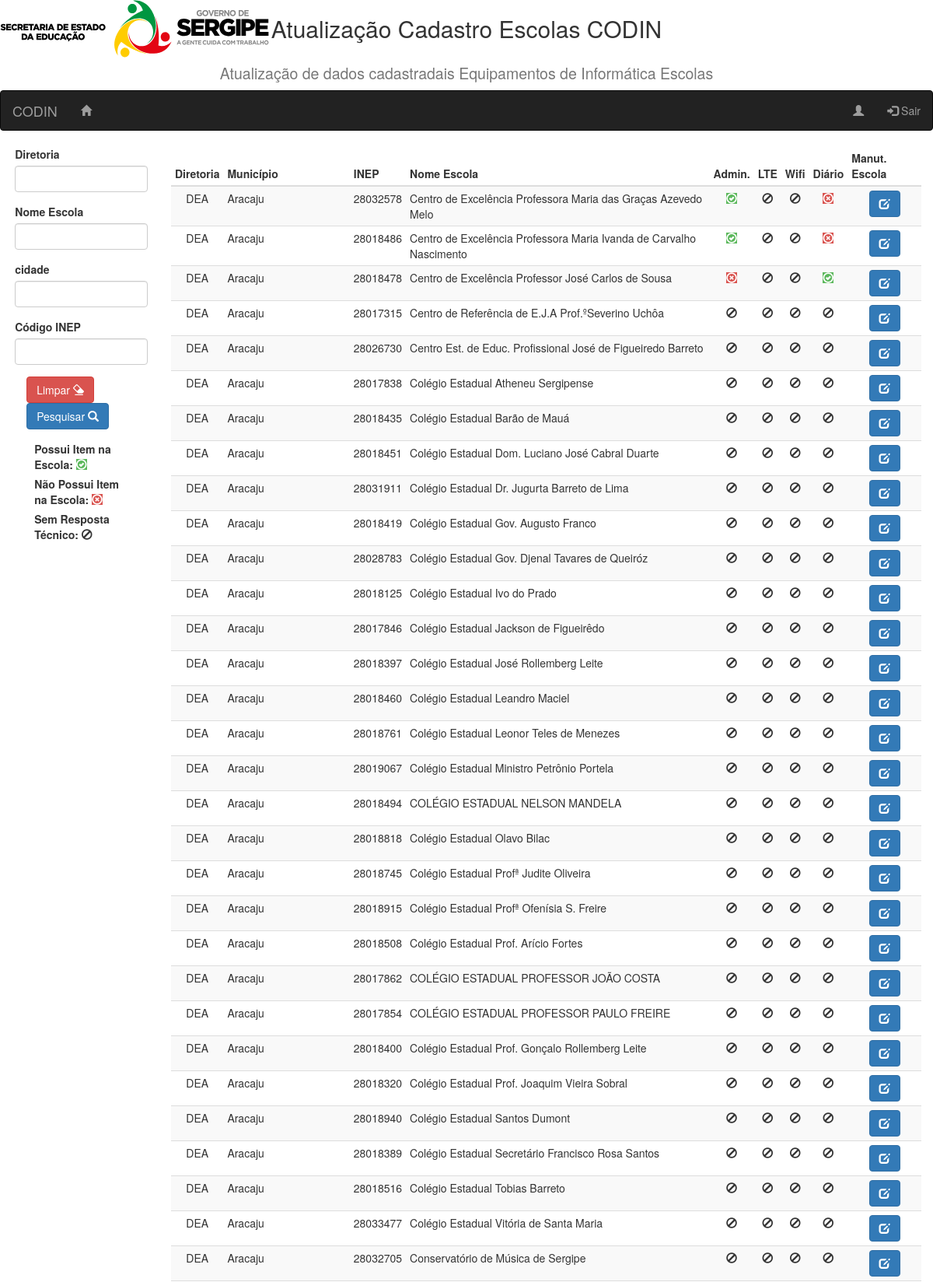
The app's page /home/index.php (upper part) with its own data.
### tables this page shows
CREATE TABLE `escolas_cadastro` (
  `codigo_escola` int(11) NOT NULL AUTO_INCREMENT,
  `codigo_mec` varchar(45) NOT NULL,
  `nome` varchar(255) NOT NULL,
  `municipio` varchar(255) NOT NULL,
  `diretoria` varchar(45) NOT NULL,
  `usuario_ult_edi` varchar(45) DEFAULT NULL,
  `data_ult_edi` datetime DEFAULT NULL,
  `administrativo` int(11) NOT NULL DEFAULT '2' COMMENT 'Opção 2 Default não Respondeu',
  `diario` int(11) NOT NULL DEFAULT '2' COMMENT 'Opção 2 Default não Respondeu',
  `laboratorio` int(11) NOT NULL DEFAULT '2' COMMENT 'Opção 2 Default não Respondeu',
  `wifi` int(11) NOT NULL DEFAULT '2' COMMENT 'Opção 2 Default não Respondeu',
  `observacao` text,
  PRIMARY KEY (`codigo_escola`)
);

### class/database.php (called while the page is built, shortened)
<?php
abstract class Database {
    private static $host     = "10.24.0.59";
    private static $user     = "root";
    private static $password = "seedqawsed";
    private static $db       = "escolas";
    private function getHost()    {return self::$host;}
    private function getUser()    {return self::$user;}
    private function getPassword(){return self::$password;}
    private function getDB()      {return self::$db;}
    function connect(){
        $conexao = mysqli_connect($this->getHost(), $this->getUser(), $this->getPassword(), $this->getDB());
        if (!mysqli_set_charset($conexao, "utf8")) {
            printf("Error loading character set utf8: %s\n", mysqli_error($conexao));
            exit();
        } else {
            mysqli_character_set_name($conexao);
        }
        return $conexao;
    }
}

### home/index.php (the view, shortened to what this page needs)
<?php
    include_once '../class/principal.php';
    $usuario = new Usuario();
    $escola = new Escolas();
    $usuario->validaSessao();
    if ( !isset($_POST ["dre"])) {
        $dre        = $usuario->getDiretoria();
    } else {
        $dre = $_POST ["dre"];
    }
    $nome	= $_POST ["nome"];
    $cidade     = $_POST ["login"];
    $inep       = $_POST ["inep"];
?>
        <div class="col-xs-2">
            <form class="form-horizontal" method="post" action="">
             <div class="form-group">
               <div class="col-xs-10 col-xs-offset-2">
                <div class="form-group">
                  <label for="dre">Diretoria</label>
                  <input type="text" class="form-control" id="dre" name="dre" value="<?php echo $dre;?>">
                </div>
                <div class="form-group">
                  <label for="nome">Nome Escola</label>
                  <input type="text" class="form-control" id="nome" name="nome" value="<?php echo $nome;?>">
                </div>
                <div class="form-group">
                    <label for="cidade">cidade</label>
                  <input type="text" class="form-control" id="cidade" name="cidade" value="<?php echo $cidade;?>">
                </div>
                <div class="form-group">
                    <label for="inep">Código INEP</label>
                  <input type="text" class="form-control" id="inep" name="inep" value="<?php echo $inep;?>">
                </div>
                  <a type="button" class="btn btn-danger"  href="">Limpar <span class="glyphicon glyphicon-erase"></span></a>
                  <button type="submit" class="btn btn-primary">Pesquisar <span class="glyphicon glyphicon-search"></span></button>
               </div>
             </div>
            </form>
            <div class="col-xs-10 col-xs-offset-2">
                <label> Possui Item na Escola: <span class="glyphicon glyphicon-ok-circle btn-success"></label>
                <label> Não Possui Item na Escola: <span class="glyphicon glyphicon-remove-circle btn-danger"></label>
                <label> Sem Resposta Técnico: <span class="glyphicon glyphicon-ban-circle"></label>
            </div>
        </div>
        <div class="col-xs-10">
            <div class="col-xs-12">
                <table class="table table-hover table-striped table-condensed">
                    <thead>
                      <tr class="text-center">
                        <th>Diretoria</th>
                        <th>Município</th>
                        <th>INEP</th>
                        <th>Nome Escola</th>
                        <th>Admin.</th>
                        <th>LTE</th>
                        <th>Wifi</th>
                        <th>Diário</th>
                        <th>Manut. Escola</th>
                      </tr>
                    </thead>
                    <tbody>
                        <?php
                            $escolas = $escola->listaEcolasP($dre,$cidade,$nome,$inep);
                            foreach ($escolas as $table_escolas){
                        ?>
                    <tr>
                        <td class="text-center"><?php echo $table_escolas["diretoria"]; ?></td>
                        <td><?php echo $table_escolas["municipio"]; ?></td>
                        <td><?php echo $table_escolas["codigo_mec"]; ?></td>
                        <td><?php echo $table_escolas["nome"]; ?></td>
                        <td class="text-center"><?php echo $escola->imprimiSituacao($table_escolas["administrativo"]); ?></td>
                        <td class="text-center"><?php echo $escola->imprimiSituacao($table_escolas["laboratorio"]); ?></td>
                        <td class="text-center"><?php echo $escola->imprimiSituacao($table_escolas["wifi"]); ?></td>
                        <td class="text-center"><?php echo $escola->imprimiSituacao($table_escolas["diario"]); ?></td>
                        <td class="text-center"><?php echo '<a type="button" class="btn btn-primary" target="" href="../home/editescola.php?codigo='.$table_escolas["codigo_escola"].'"><span class="glyphicon glyphicon-edit"></span></a>';?></td>
                    </tr>
                        <?php
                                }
                        ?>
                    </tbody>
                </table>
            </div>
           </div>
        </div>
<?php
include ("../class/footer.php");

### class/header.php (shortened to what this page needs)
<!DOCTYPE html>
<html>
<head>
  <link rel="stylesheet" href="../css/bootstrap.min.css">
  <link rel="stylesheet" href="../css/estilo.css">
</head>
<body>
    <div class="row">
        <div class="col-xs-12 col-lg-2">
            <img src="../images/seed/seed_colorida.svg"/>
        </div>
        <div class="col-xs-12 col-lg-8 text-center">
            <h2>Atualização Cadastro Escolas CODIN</h2>
            <h2><small>Atualização de dados cadastradais Equipamentos de Informática Escolas</small></h2>
        </div>
    </div>
    <div class="row">
        <div class="col-lg-12">
            <nav class="navbar navbar-inverse">
              <div class="container-fluid">
                <div class="navbar-header">
                  <a class="navbar-brand">CODIN</a>
                </div>
                <ul class="nav navbar-nav">
                  <li><a href="../home/index.php"><span class="glyphicon glyphicon-home"></span></a></li>
                </ul>
                <ul class="nav navbar-nav navbar-right">
                  <li><a href="../home/novasenha.php"><span class="glyphicon glyphicon-user"></span> <?php echo $_SESSION['nome_usuario']; ?></a></li>
                  <li><a href="../home/sairlogin.php"><span class="glyphicon glyphicon-log-in"></span> Sair</a></li>
                </ul>
              </div>
            </nav>
        </div>

### class/principal.php (shortened to what this page needs)
<?php
include_once '../class/database.php';
class Usuario extends Database {
    private $diretoria;
    function getDiretoria(){
        return $this->diretoria;
    }
    function validaSessao(){
        include ("../class/header.php");
    }
}
class Escolas extends Database {
    function listaEcolasP($_dre, $_municipio, $_nome, $_inep){
        $consulta_usuario3 = "SELECT * FROM escolas_cadastro where codigo_mec like '%".$_inep."%' and nome like '%".$_nome."%' and municipio like '%".$_municipio."%' and diretoria like '%".$_dre."%';";
        $resultado_usuario3 = mysqli_query($this->connect(), $consulta_usuario3);
        return $resultado_usuario3;
    }
    function imprimiSituacao($_codigo){
        if($_codigo == '0'){
            return '<span class="glyphicon glyphicon-remove-circle btn-danger">';
        }elseif ($_codigo == '1') {
            return '<span class="glyphicon glyphicon-ok-circle btn-success">';
        } else {
            return '<span class="glyphicon glyphicon-ban-circle">';
        }
    }
}

### class/footer.php (shortened to what this page needs)
</body>
</html>

### records on screen
escolas_cadastro: diretoria "DEA", municipio "Aracaju", codigo_mec "28032578", nome "Centro de Excelência Professora Maria das Graças Azevedo Melo", administrativo 1 (drawn), diario 0 (drawn)
escolas_cadastro: diretoria "DEA", municipio "Aracaju", codigo_mec "28018486", nome "Centro de Excelência Professora Maria Ivanda de Carvalho Nascimento", administrativo 1 (drawn), diario 0 (drawn)
escolas_cadastro: diretoria "DEA", municipio "Aracaju", codigo_mec "28018478", nome "Centro de Excelência Professor José Carlos de Sousa", administrativo 0 (drawn), diario 1 (drawn)
escolas_cadastro: diretoria "DEA", municipio "Aracaju", codigo_mec "28017315", nome "Centro de Referência de E.J.A Prof.ºSeverino Uchôa"
escolas_cadastro: diretoria "DEA", municipio "Aracaju", codigo_mec "28026730", nome "Centro Est. de Educ. Profissional José de Figueiredo Barreto"
escolas_cadastro: diretoria "DEA", municipio "Aracaju", codigo_mec "28017838", nome "Colégio Estadual Atheneu Sergipense"
escolas_cadastro: diretoria "DEA", municipio "Aracaju", codigo_mec "28018435", nome "Colégio Estadual Barão de Mauá"
escolas_cadastro: diretoria "DEA", municipio "Aracaju", codigo_mec "28018451", nome "Colégio Estadual Dom. Luciano José Cabral Duarte"
escolas_cadastro: diretoria "DEA", municipio "Aracaju", codigo_mec "28031911", nome "Colégio Estadual Dr. Jugurta Barreto de Lima"
escolas_cadastro: diretoria "DEA", municipio "Aracaju", codigo_mec "28018419", nome "Colégio Estadual Gov. Augusto Franco"
escolas_cadastro: diretoria "DEA", municipio "Aracaju", codigo_mec "28028783", nome "Colégio Estadual Gov. Djenal Tavares de Queiróz"
escolas_cadastro: diretoria "DEA", municipio "Aracaju", codigo_mec "28018125", nome "Colégio Estadual Ivo do Prado"
escolas_cadastro: diretoria "DEA", municipio "Aracaju", codigo_mec "28017846", nome "Colégio Estadual Jackson de Figueirêdo"
escolas_cadastro: diretoria "DEA", municipio "Aracaju", codigo_mec "28018397", nome "Colégio Estadual José Rollemberg Leite"
escolas_cadastro: diretoria "DEA", municipio "Aracaju", codigo_mec "28018460", nome "Colégio Estadual Leandro Maciel"
escolas_cadastro: diretoria "DEA", municipio "Aracaju", codigo_mec "28018761", nome "Colégio Estadual Leonor Teles de Menezes"
escolas_cadastro: diretoria "DEA", municipio "Aracaju", codigo_mec "28019067", nome "Colégio Estadual Ministro Petrônio Portela"
escolas_cadastro: diretoria "DEA", municipio "Aracaju", codigo_mec "28018494", nome "COLÉGIO ESTADUAL NELSON MANDELA"
escolas_cadastro: diretoria "DEA", municipio "Aracaju", codigo_mec "28018818", nome "Colégio Estadual Olavo Bilac"
escolas_cadastro: diretoria "DEA", municipio "Aracaju", codigo_mec "28018745", nome "Colégio Estadual Profª Judite Oliveira"
escolas_cadastro: diretoria "DEA", municipio "Aracaju", codigo_mec "28018915", nome "Colégio Estadual Profª Ofenísia S. Freire"
escolas_cadastro: diretoria "DEA", municipio "Aracaju", codigo_mec "28018508", nome "Colégio Estadual Prof. Arício Fortes"
escolas_cadastro: diretoria "DEA", municipio "Aracaju", codigo_mec "28017862", nome "COLÉGIO ESTADUAL PROFESSOR JOÃO COSTA"
escolas_cadastro: diretoria "DEA", municipio "Aracaju", codigo_mec "28017854", nome "COLÉGIO ESTADUAL PROFESSOR PAULO FREIRE"
escolas_cadastro: diretoria "DEA", municipio "Aracaju", codigo_mec "28018400", nome "Colégio Estadual Prof. Gonçalo Rollemberg Leite"
escolas_cadastro: diretoria "DEA", municipio "Aracaju", codigo_mec "28018320", nome "Colégio Estadual Prof. Joaquim Vieira Sobral"
escolas_cadastro: diretoria "DEA", municipio "Aracaju", codigo_mec "28018940", nome "Colégio Estadual Santos Dumont"
escolas_cadastro: diretoria "DEA", municipio "Aracaju", codigo_mec "28018389", nome "Colégio Estadual Secretário Francisco Rosa Santos"
escolas_cadastro: diretoria "DEA", municipio "Aracaju", codigo_mec "28018516", nome "Colégio Estadual Tobias Barreto"
escolas_cadastro: diretoria "DEA", municipio "Aracaju", codigo_mec "28033477", nome "Colégio Estadual Vitória de Santa Maria"
escolas_cadastro: diretoria "DEA", municipio "Aracaju", codigo_mec "28032705", nome "Conservatório de Música de Sergipe"
